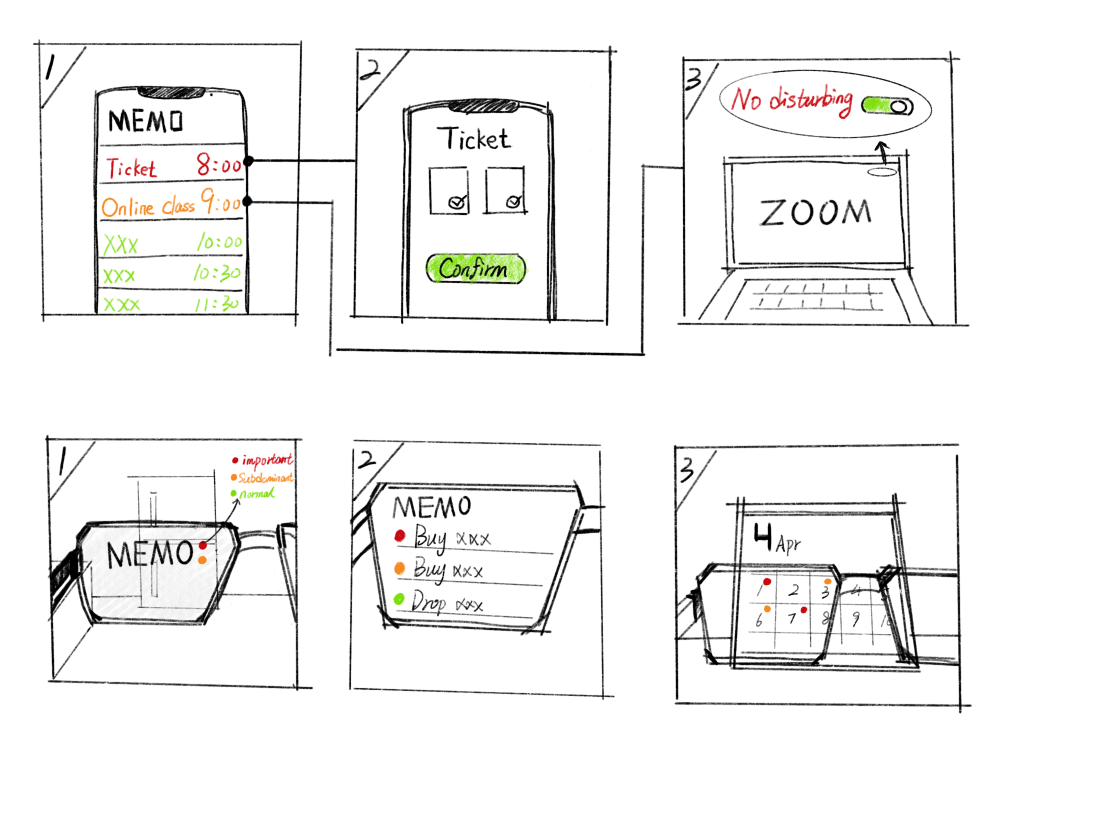
#> input picture resouces/未命名作品.png, 2224 x 1668 px (shown at 1/2 size)
$ python chapter2.py
#> lines starting #> are read from the running program, lines starting #| are printed output that depends on the picture
import cv2
import numpy as np

img=cv2.imread("resouces/未命名作品.png")
#> img is the input picture: shape (1668, 2224, 3); mean B, G, R 241.9, 242.6, 242.8
print(img.shape)
#| (1668, 2224, 3)
#重置尺寸
imgResize=cv2.resize(img,(3400,2400))
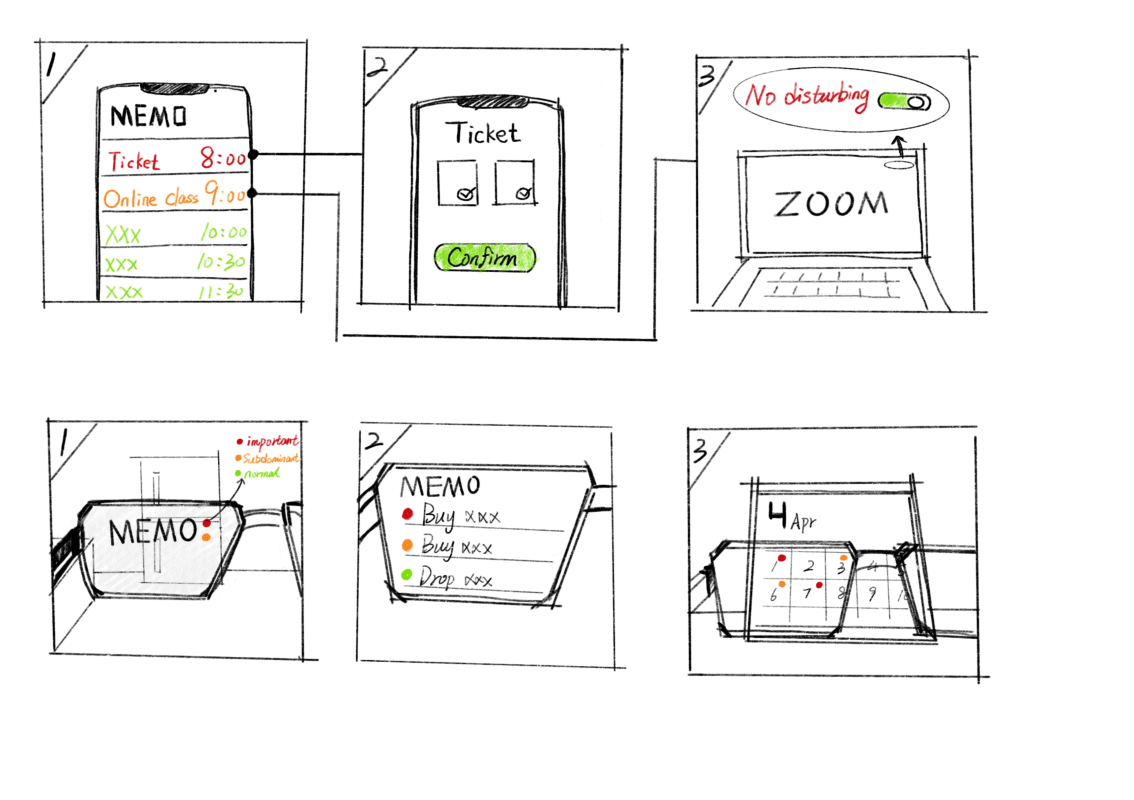
#> imgResize: shape (2400, 3400, 3) (shown at 1/3 size); mean B, G, R 241.9, 242.6, 242.8
#裁切
imgCropped=img[0:300,200:500]
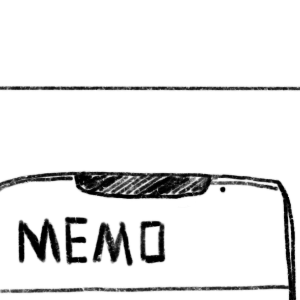
#> imgCropped: shape (300, 300, 3); min 0, max 255, mean 231.6

cv2.imshow("Image",img)
cv2.imshow("image resize",imgResize)
cv2.imshow("Image cropped",imgCropped)
cv2.waitKey(0)

$ run again, with resouces/shapes.png copied over resouces/未命名作品.png
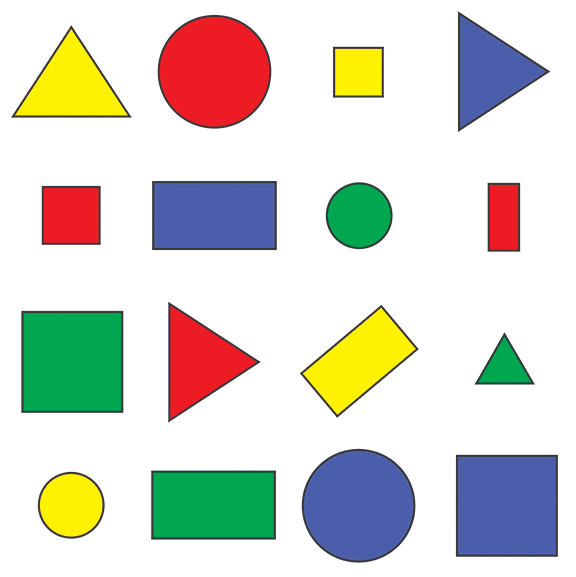
#> input picture resouces/shapes.png, 576 x 577 px
#> img is the input picture: shape (577, 576, 3); mean B, G, R 205.1, 214.3, 214.2
#| (577, 576, 3)
#> `imgResize=cv2.resize(img,(3400,2400))`:
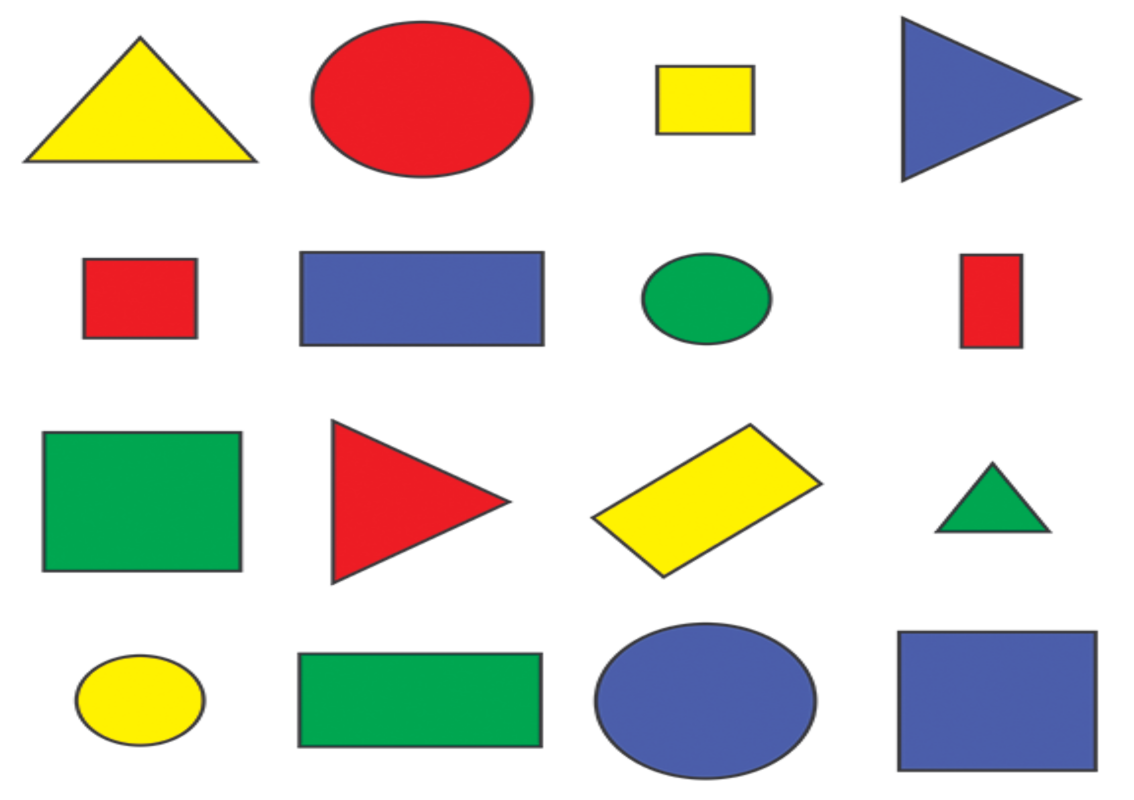
#> imgResize: shape (2400, 3400, 3) (shown at 1/3 size); mean B, G, R 205.1, 214.2, 214.2
#> `imgCropped=img[0:300,200:500]`:
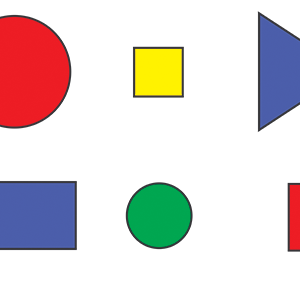
#> imgCropped: shape (300, 300, 3); mean B, G, R 213.1, 214.1, 223.1
